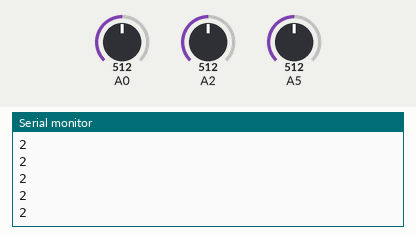
Recording of a sketch running on a simulated Arduino Uno, built with avr-gcc and run on an emulated ATmega328P. On the bench: the last lines printed to the serial monitor. The inputs (shaded band) are chosen by the test bench; at power-on: A0 = 512, A2 = 512, A5 = 512.

Above: at 1.2 s.
1.3 s: A0 set to 123
At 2.0 s:
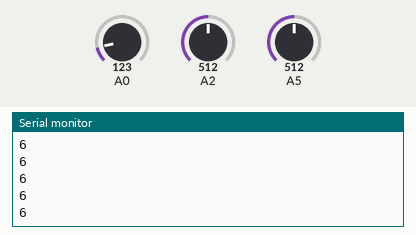
2.8 s: A0 set to 105
At 3.3 s:
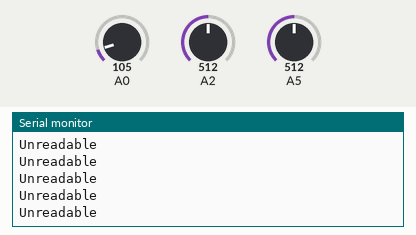

The sketch:

P4code.ino
```cpp
//This code is bypassing the Arduino API to change the register bits.
//This is done to change the prescaler for the analog to digital converters sample rate to increase the effective sample rate of the analog to digital converter.
#define FASTADC 1

// defines for setting and clearing register bits
#ifndef cbi
#define cbi(sfr, bit) (_SFR_BYTE(sfr) &= ~_BV(bit))
#endif
#ifndef sbi
#define sbi(sfr, bit) (_SFR_BYTE(sfr) |= _BV(bit))
#endif
//Defining values that are static. This is done to save memory in the program
#define thresh 5
#define SAMPLES 128
//Values used in the reording of samples

//variable for managing the sample arrays

double x[SAMPLES];
double y[SAMPLES];
double z[SAMPLES];
//variables to store analog in data
int a, b, c;
//Arrays storing the predefined values for the 6 knock zones
double zone1[] = {0.40, 0.10, 0.10, 0.80, 0.40, 0.35};
double zone2[] = {0.25,0.25, 0.10, 0.60,0.60, 0.35};
double zone3[] = {0.10,0.40, 0.10, 0.40,0.80, 0.35};
double zone4[] = {0.25, 0.10, 0.30, 0.70, 0.30, 0.60};
double zone5[] = {0.20, 0.20, 0.30, 0.50, 0.50, 0.70};
double zone6[] = {0.10, 0.25, 0.30, 0.30, 0.70, 0.60};
//Variables for ratio calculation
double ratio;
double ratio1;
double ratio2;
double ratio3;
//Variables for storing the peak (largest value) in the sample array
int peak1;
int peak2;
int peak3;

//Code run only on startup
void setup() {
  //start serial communication
  Serial.begin(115200);
  //This code will set the prescale for the Arduino analog to digital converter to 16 if FASTADC is 1 giving an effective sample rate of XXXX
#if FASTADC
  // set prescale to 16
  sbi(ADCSRA, ADPS2) ;
  cbi(ADCSRA, ADPS1) ;
  cbi(ADCSRA, ADPS0) ;
#endif
}
//Code that is run continuously
void loop() {
  //Read input from Arduino analog pins connected to the piezo sensors
  a = analogRead(A0);
  b = analogRead(A5);
  c = analogRead(A2);
  //Function that records sensor inputs into an array also triggers rest of the process
  record();


}
//Calculates the ratio between 3 variables
void getratio(int x, int y,int z) {
  ratio =(x+y+z);
  ratio1 = x/ratio;
  ratio2 = y/ratio;
  ratio3 = z/ratio;
}
//Records inputs from analog in, saves to an array and runs the rest of the process
void record() {
  //Filter out signals than 5 lower than anything lower than 5 is considered likely to be noise as knocks generally output higer values
  if (analogRead(A0) >= thresh || analogRead(A5) >= thresh) {
    //Fill the arrays
    for(int i=0; i<SAMPLES; i++)
    {

        x[i] = analogRead(A0);
        y[i] = analogRead(A5);
        z[i] = analogRead(A2);

    }
  //Findpeaks
  findpeaks();
  //Get ratio using peaks as input
  getratio(peak1,peak2,peak3);
  //Determine the zone
  detectratiozone();


  }
}
//Findpeaks scans through the 3 arrays containing the sampled signals finding the higest value in the array
void findpeaks(){
  peak1 = x[0];
  peak2 = y[0];
  peak3 = z[0];
  for(int i=0; i<SAMPLES; i++){
   if (x[i] > peak1) {
      peak1 = x[i];
    }
   if (y[i] > peak2) {
      peak2 = y[i];
    }
    if (z[i] > peak3) {
      peak3 = z[i];
    }
  }
}
//Use an if else to determine the zone fitting with the ratio from the knock code
void detectratiozone() {

  if(ratio1 > zone1[0] && ratio2 > zone1[1] && ratio3 > zone1[2] && ratio1 < zone1[3] && ratio2 < zone1[4] && ratio3 < zone1[5]){
    //zone1
    Serial.println("1");
  }
  else if(ratio1 > zone2[0] && ratio2 > zone2[1] && ratio3 > zone2[2] && ratio1 < zone2[3] && ratio2 < zone2[4] && ratio3 < zone2[5]){
    //zone2
    Serial.println("2");
  }
  else if(ratio1 > zone3[0] && ratio2 > zone3[1] && ratio3 > zone3[2] && ratio1 < zone3[3] && ratio2 < zone3[4] && ratio3 < zone3[5]){
    //zone1 due to unrelaible reading on sensor 1 it is safer to assume this will trigger in zone 1
    Serial.println("3");
  }
  else if(ratio1 > zone4[0] && ratio2 > zone4[1] && ratio3 > zone4[2] && ratio1 < zone4[3] && ratio2 < zone4[4] && ratio3 < zone4[5]){
    //zone1 due to unrelaible reading on sensor 1 it is safer to assume this will trigger in zone 1
    Serial.println("4");
  }
  else if(ratio1 > zone5[0] && ratio2 > zone5[1] && ratio3 > zone5[2] && ratio1 < zone5[3] && ratio2 < zone5[4] && ratio3 < zone5[5]){
    //zone1 due to unrelaible reading on sensor 1 it is safer to assume this will trigger in zone 1
    Serial.println("5");
  }
  else if(ratio1 > zone6[0] && ratio2 > zone6[1] && ratio3 > zone6[2] && ratio1 < zone6[3] && ratio2 < zone6[4] && ratio3 < zone6[5]){
    //zone1 due to unrelaible reading on sensor 1 it is safer to assume this will trigger in zone 1
    Serial.println("6");
  }
  else{
    //unreadable
    Serial.println("Unreadable");
  }
  //Serial print is sent from the Arduino to a connected PC where a python program picks up the printed message and plays a sound accordingly
}
```

Measured:
- the behaviour switches between 114 and 113 on A0 (found by bisection; images 1 and 2)
- after the input at 1.3 s, the serial monitor: prints a new line at once (image 1)
- after the input at 2.8 s, the serial monitor: prints a new line at once (image 2)
